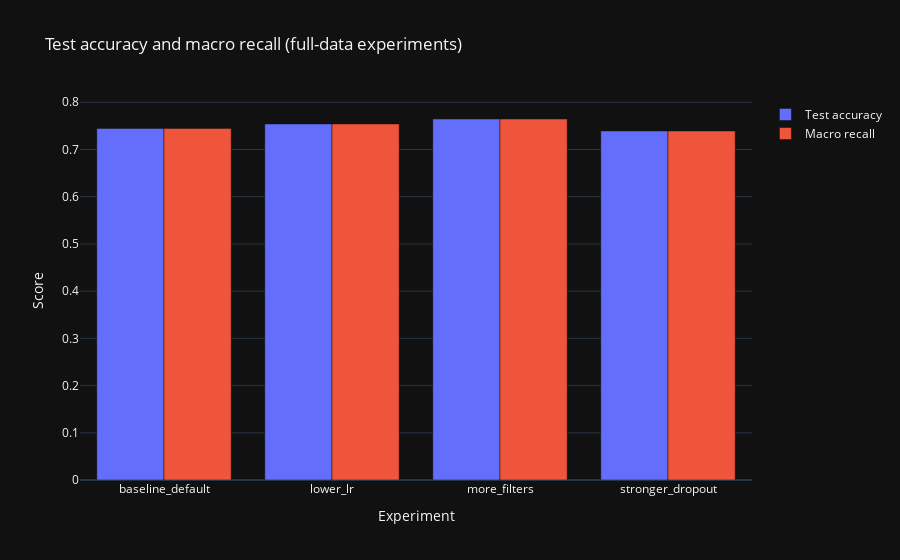

The notebook cell saved with this chart:
### Code cell
import plotly.graph_objects as go

fig_full_scores = go.Figure()

fig_full_scores.add_trace(
    go.Bar(
        x=experiments_full_df["name"],
        y=experiments_full_df["test_accuracy"],
        name="Test accuracy",
    )
)

fig_full_scores.add_trace(
    go.Bar(
        x=experiments_full_df["name"],
        y=experiments_full_df["macro_recall"],
        name="Macro recall",
    )
)

fig_full_scores.update_layout(
    barmode="group",
    title="Test accuracy and macro recall (full-data experiments)",
    xaxis_title="Experiment",
    yaxis_title="Score",
)

fig_full_scores.show()

# Optional: für README / GitHub Pages speichern
save_fig(fig_full_scores, "full_exp_scores")

### Figure 1 — Plotly figure (JSON) as saved in the notebook; plotly's stock layout.template omitted (floating-point values rounded to 4 significant figures)
{"data": [{"name": "Test accuracy", "x": ["baseline_default", "lower_lr", "more_filters", "stronger_dropout"], "y": [0.7447, 0.7542, 0.7646, 0.7393], "type": "bar"}, {"name": "Macro recall", "x": ["baseline_default", "lower_lr", "more_filters", "stronger_dropout"], "y": [0.7447, 0.7542, 0.7646, 0.7393], "type": "bar"}], "layout": {"barmode": "group", "title": {"text": "Test accuracy and macro recall (full-data experiments)"}, "xaxis": {"title": {"text": "Experiment"}}, "yaxis": {"title": {"text": "Score"}}}}
